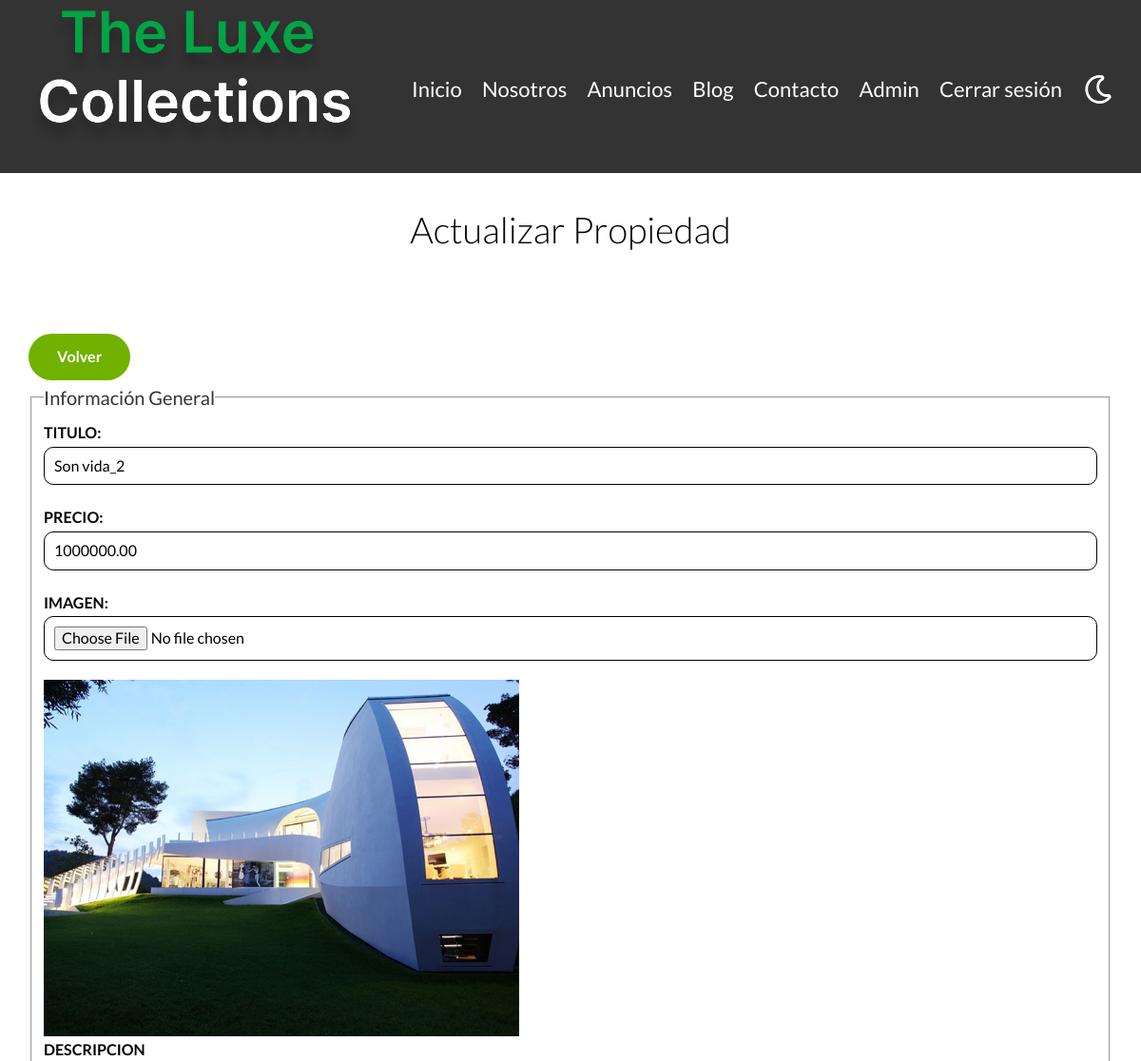
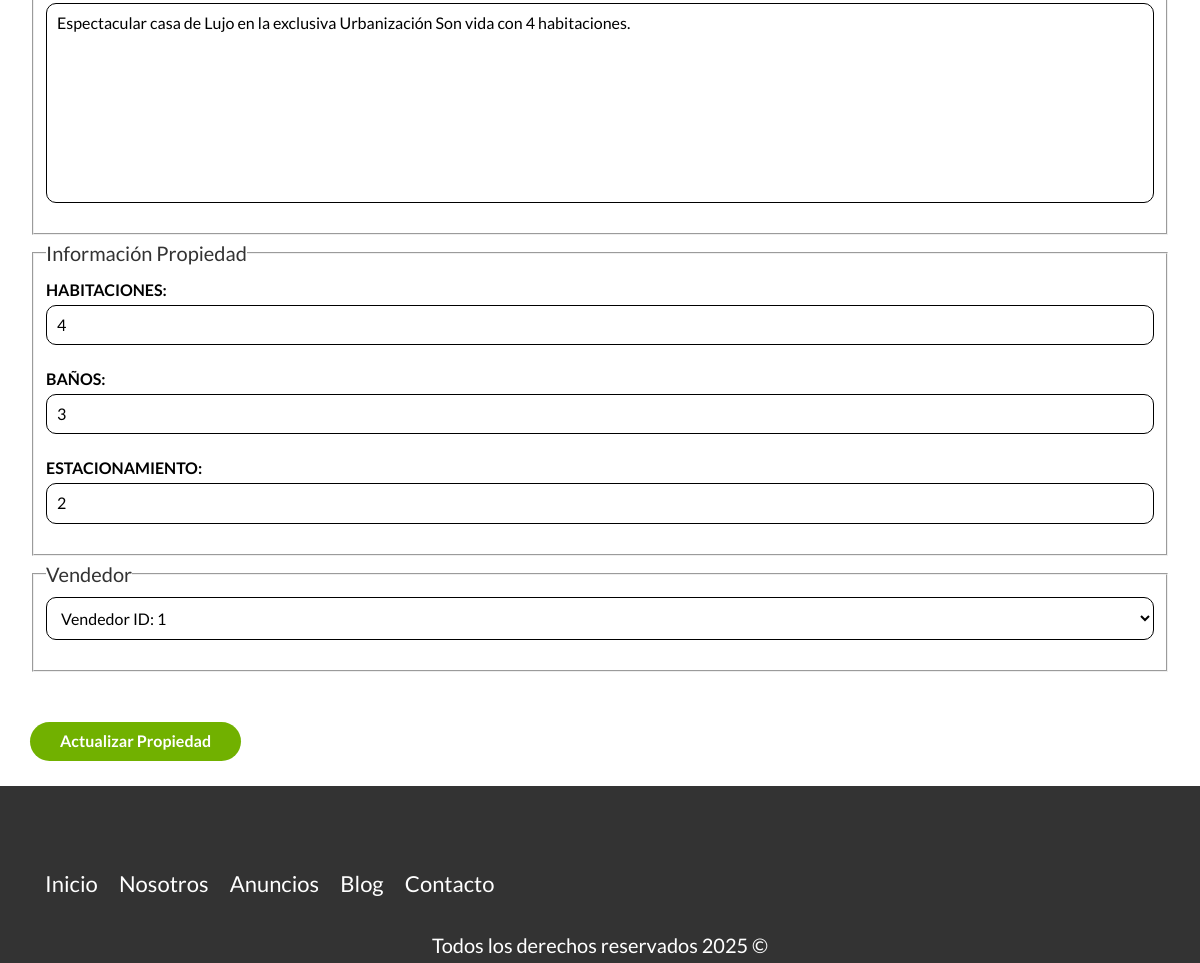
The page /admin/propiedades/actualizar.php?id=44 (signed in) on the database its author committed (2 pictures, top to bottom).
### tables this page shows
CREATE TABLE `propiedades` (
  `id` int NOT NULL AUTO_INCREMENT,
  `titulo` varchar(45) DEFAULT NULL,
  `precio` decimal(10,2) DEFAULT NULL,
  `imagen` varchar(200) DEFAULT NULL,
  `descripcion` longtext,
  `habitaciones` int DEFAULT NULL,
  `wc` int DEFAULT NULL,
  `estacionamiento` int DEFAULT NULL,
  `creado` date DEFAULT NULL,
  `vendedores_id` int NOT NULL,
  PRIMARY KEY (`id`),
  KEY `fk_propiedades_vendedores_idx` (`vendedores_id`),
  CONSTRAINT `fk_propiedades_vendedores` FOREIGN KEY (`vendedores_id`) REFERENCES `vendedores` (`id`)
);

### admin/propiedades/funciones.php (called while the page is built, shortened)
<?php
$db = conectarDb();
function consultaPropiedades($db){
    $id = (int) $_GET['id'];
$consulta = "SELECT * FROM propiedades where id = $id";
$resultado = mysqli_query($db,$consulta);
}
consultaPropiedades($db);

### admin/propiedades/actualizar.php (the view, shortened to what this page needs)
<?php
require_once 'funciones.php';
require_once '../../includes/templates/funciones.php';
?>
<main class="contenedor seccion">
    <h1>Actualizar Propiedad</h1>
    <a href="../index.php" class="boton boton-verde">Volver</a>
    <form class="formulario" method="POST" action="funciones.php" enctype="multipart/form-data">
<?php
    if (isset($_SESSION['resultadoPropiedad'])) {
        $resultadoPropiedad = $_SESSION['resultadoPropiedad'];
    }
?>
<fieldset>
    <legend>Información General</legend>
    <label for="titulo">Titulo:</label>
    <input type="text" id="titulo" name="titulo" placeholder="Titulo Propiedad" value="<?php echo $resultadoPropiedad['titulo'] ?>">
    <label for="precio">Precio:</label>
    <input type="number" id="precio" name="precio" placeholder="Precio Propiedad" value="<?php echo $resultadoPropiedad['precio'] ?>">
    <label for="imagen">Imagen:</label>
    <input type="file" id="imagen" name="imagen" accept="image/jpeg, image/png">
    <img class="imagenPropiedad" src="../../imagenes/<?php echo htmlspecialchars($resultadoPropiedad['imagen']); ?>" alt="Imagen de la propiedad">
    <label for="descripcion">Descripcion</label>
    <textarea name="descripcion" id="descripcion"><?php echo isset($resultadoPropiedad['descripcion']) ? htmlspecialchars($resultadoPropiedad['descripcion']) : ''; ?></textarea>
</fieldset>
<fieldset>
    <legend>Información Propiedad</legend>
    <label for="habitaciones">Habitaciones:</label>
    <input type="number" id="habitaciones" name="habitaciones" value="<?php echo $resultadoPropiedad['habitaciones'] ?>" placeholder="Habitaciones Propiedad" min="1" max="9">
    <label for="wc">Baños:</label>
    <input type="number" id="wc" name="wc" placeholder="Baños Propiedad" min="1" max="9" value="<?php echo $resultadoPropiedad['wc'] ?>">
    <label for="estacionamiento">Estacionamiento:</label>
    <input type="number" id="estacionamiento" name="estacionamiento" placeholder="Estacionamiento Propiedad" min="1" max="9" value="<?php echo $resultadoPropiedad['estacionamiento'] ?>">
</fieldset>
<fieldset>
    <legend>Vendedor</legend>
    <select name="vendedor" id="vendedor">
        <option value="<?php echo isset($resultadoPropiedad['vendedores_id']) ? $resultadoPropiedad['vendedores_id'] : ''; ?>" selected>
            <?php echo isset($resultadoPropiedad['vendedores_id']) ? "Vendedor ID: " . $resultadoPropiedad['vendedores_id'] : 'Seleccione un vendedor'; ?>
        </option>
    </select>
</fieldset>
<input type="submit" value="Actualizar Propiedad" class="boton boton-verde">
</form>
</main>

### build/css/app.css (style rules this page uses)
main { display: block; }
h1 { font-size: 2em; margin: 0.67em 0; }
a { background-color: transparent; }
img { border-style: none; }
button, input, optgroup, select, textarea { font-family: inherit; font-size: 100%; line-height: 1.15; margin: 0; }
button, input { overflow: visible; }
button, select { text-transform: none; }
button, [type=button], [type=reset], [type=submit] { -webkit-appearance: button; }
fieldset { padding: 0.35em 0.75em 0.625em; }
legend { box-sizing: border-box; color: inherit; display: table; max-width: 100%; padding: 0; white-space: normal; }
textarea { overflow: auto; }
*, *:before, *:after { box-sizing: inherit; }
.contenedor { width: 95%; max-width: 120rem; margin: 0 auto; }
a { text-decoration: none; }
img, picture { width: 100%; display: block; }
h1, h2, h3 { font-family: "Lato", sans-serif; margin: 2.5rem 0; font-weight: 300; text-align: center; }
h1 { font-size: 3.8rem; }
.seccion { margin-top: 2.5rem; margin-bottom: 2.5rem; }
.boton-verde { display: inline-block; background-color: #71B100; color: #FFFFFF; font-weight: 700; text-decoration: none; padding: 1rem 3rem; margin-top: 5rem; border-radius: 25px; width: auto; max-width: fit-content; border: none; }
.formulario legend { font-size: 2rem; color: #333333; }
.formulario label { font-weight: bold; text-transform: uppercase; display: block; }
.formulario input:not([type=submit]), .formulario textarea, .formulario select { padding: 1rem; display: block; width: 100%; background-color: #FFFFFF; border: 1px solid #000000; border-radius: 1rem; margin-bottom: 2rem; }
.formulario textarea { height: 200px; resize: none; overflow: auto; }
.imagenPropiedad { width: 50rem; }

### rows shown on the page
propiedades: titulo "Son vida_2", precio "1000000.00", imagen (picture), descripcion "Espectacular casa de Lujo en la exclusiva Urbanización Son vida con 4 habitaciones.", habitaciones "4", wc "3", estacionamiento "2", vendedor "Vendedor ID: 1"
